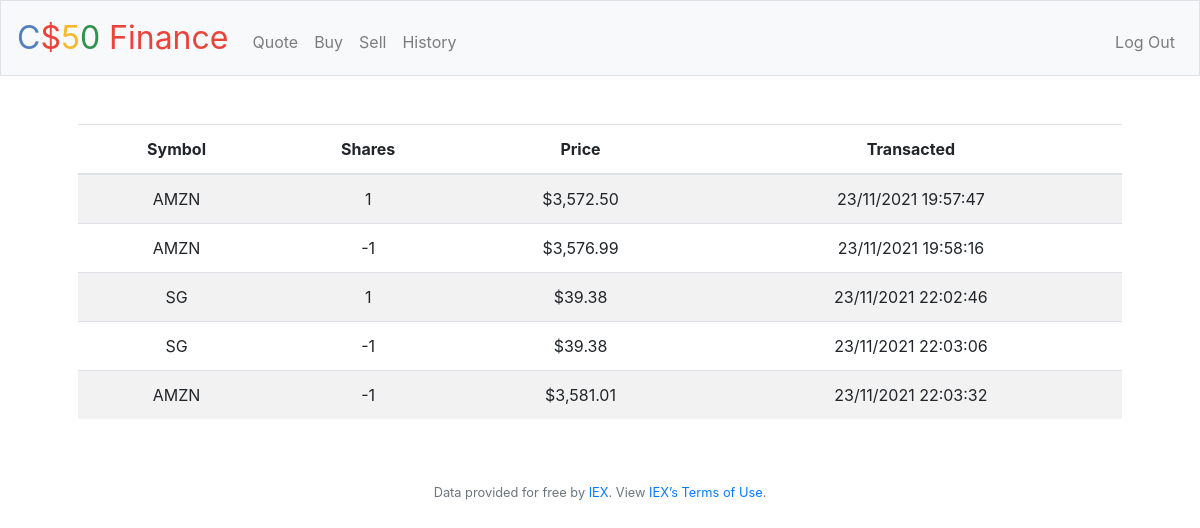
Screenshot of /history (signed in) with the database file from the repository.
### tables this page shows
CREATE TABLE stock (user INTEGER NOT NULL, symbol TEXT NOT NULL, name TEXT NOT NULL, shares INTEGER NOT NULL, price FLOAT NOT NULL, time TEXT NOT NULL);

### application.py (the view)
@app.route("/history")
@login_required
def history():
    history = db.execute("SELECT * FROM stock WHERE user = ?", session["user_id"])
    return render_template("history.html", history=history)

### application.py (called while the page is built)
@app.after_request
def after_request(response):
    response.headers["Cache-Control"] = "no-cache, no-store, must-revalidate"
    response.headers["Expires"] = 0
    response.headers["Pragma"] = "no-cache"
    return response

### helpers.py (called while the page is built)
def login_required(f):
    @wraps(f)
    def decorated_function(*args, **kwargs):
        if session.get("user_id") is None:
            return redirect("/login")
        return f(*args, **kwargs)
    return decorated_function

def usd(value):
    return f"${value:,.2f}"

### templates/history.html (shortened to what this page needs)
{% extends "layout.html" %}
{% block main %}
<table class="table table-striped">
  <thead>
    <th>Symbol</th>
    <th>Shares</th>
    <th>Price</th>
    <th>Transacted</th>
  </thead>
  <tbody>
    {% for stock in history %}
    <tr>
      <td style="text-transform:uppercase">{{stock.symbol}}</td>
      <td>{{stock.shares}}</td>
      <td>{{stock.price | usd}}</td>
      <td>{{stock.time}}</td>
    </tr>
    {% endfor %}
  </tbody>
</table>
{% endblock %}

### rows the page displays
stock: symbol "AMZN", shares "1", price "$3,572.50", time "23/11/2021 19:57:47"
stock: symbol "AMZN", shares "-1", price "$3,576.99", time "23/11/2021 19:58:16"
stock: symbol "SG", shares "1", price "$39.38", time "23/11/2021 22:02:46"
stock: symbol "SG", shares "-1", price "$39.38", time "23/11/2021 22:03:06"
stock: symbol "AMZN", shares "-1", price "$3,581.01", time "23/11/2021 22:03:32"
